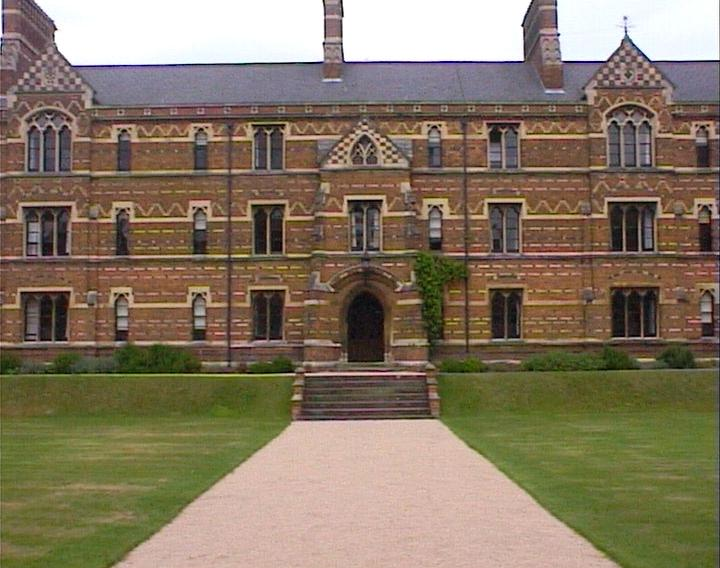
%> input picture cv-assn4-laptop/keble_b.jpg, 720 x 568 px
$ octave matlab_script.m   (GNU Octave 9; MATLAB toolbox functions it lacks are replaced by stand-ins)
%> lines starting %> are read from the running program, lines starting %| are printed output that depends on the picture
clc, clear, close all;
% Processing between image 2 and 3

% Instantiate Img object
Img img(3);

% Read images
img(2).pixels = imread('keble_b.jpg');
img(3).pixels = imread('keble_c.jpg');
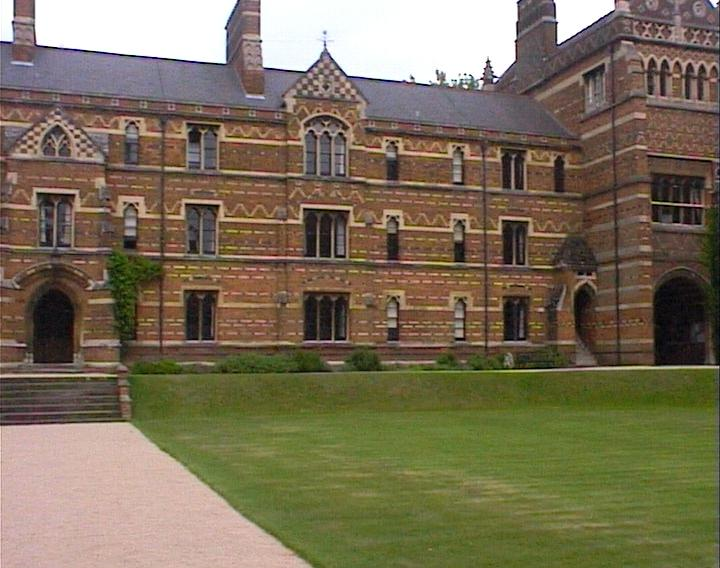
%> input picture cv-assn4-laptop/keble_c.jpg, 720 x 568 px

% Grayscale
img(2).pixels_gray = rgb2gray(img(2).pixels);
img(3).pixels_gray = rgb2gray(img(3).pixels);

% STEP 1: Find features
load('corners.mat'); % Provided corners
img(2).corners_provided = corners_center
img(3).corners_provided = corners_right

% Look at corners:
figure(1)
for i = 2:3
    subplot(2,1,i-1), imshow(img(i).pixels), hold on;
    draw_corners(img(i).pixels, img(i).corners_provided);
end
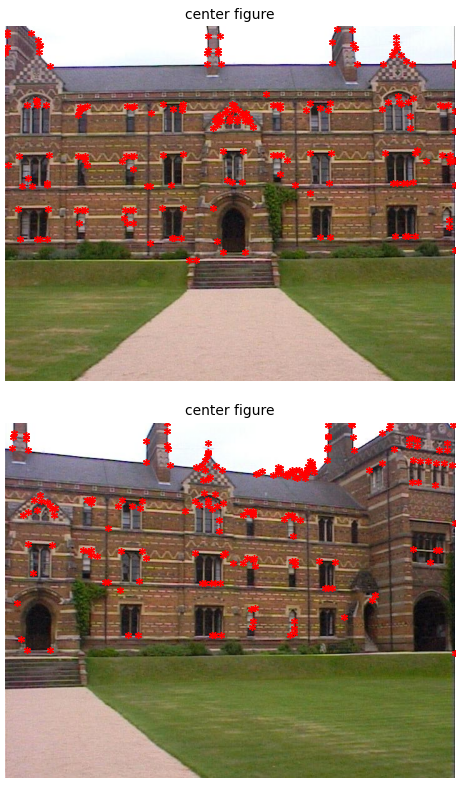
%> figure redrawn from the program's plot data, 2 panels

% STEP 2: Extract descriptors:
%> the run ends on the next line
[img(2).desc, img(2).valid_points] = extractFeatures(img(2).pixels_gray, img(2).corners_provided);
% [138 lines not run here, left out]
function draw_corners(img, corners)
    % img is a 3D array where the 4th dimension is the exact image
    imshow(img); hold on; title('center figure');
    x_coordinates = corners(:,1);
    y_coordinates = corners(:,2);
    plot(x_coordinates, y_coordinates, 'r*', 'LineWidth', 0.5, 'MarkerSize', 5);
end
